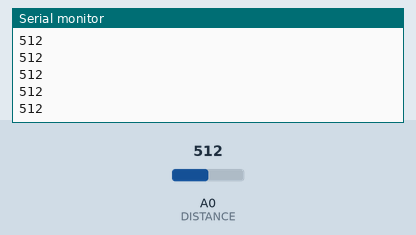
This sketch was run on a simulated Arduino Uno, built with avr-gcc and run on an emulated ATmega328P. Parts: the last lines printed to the serial monitor. The test bench sets the inputs (shaded band); at power-on: A0 (DISTANCE) = 512.

Above: at 1.3 s.
1.4 s: A0 (DISTANCE) set to 716
At 1.66 s:
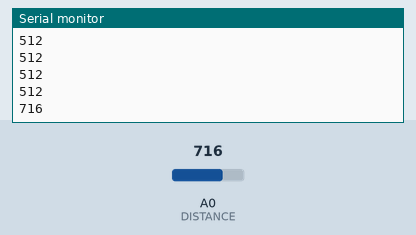
2.9 s: A0 (DISTANCE) set to 900
At 3.02 s:
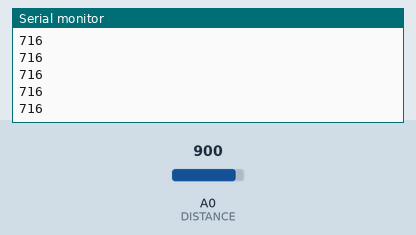
Timing chart, 0 to 5.9 s (numbered marks = the images above; inputs shaded):
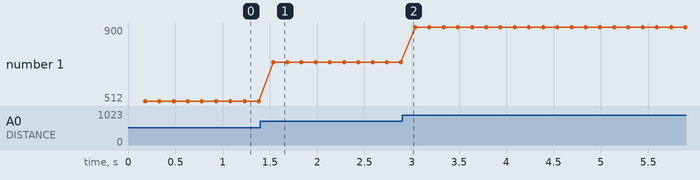

The sketch:

MB1200_test1.ino
```cpp
#define RX 2
#define DISTANCE A0

float vm = 0.0; // voltage measured
float vcm = 0.0049; // voltage per cm scaling
float Rcm = 0.0; // range in cm

// Rcm = (v * 0.00482813 ) / 0.0049; // un po' coem dire che Rcm == v
//vm = v * 0.0048;
//Rcm = vm / 0.0049;


// SETUP /////////////////////////////////////////
void setup()
{
  // setup serial comm
  Serial.begin(9600);
  while(!Serial){};
  Serial.println("Ready!");
  pinMode(RX, OUTPUT);

  // Wait 175ms at least for the ultrasonic
  // to be ready for ranging
  delay(180);
}


// LOOP //////////////////////////////////////////
void loop()
{
  //trigger
  digitalWrite(RX, HIGH);
  delayMicroseconds(22);
  digitalWrite(RX, LOW);

  int v = analogRead(DISTANCE);
  Serial.println(v);

  // make a reading every 99ms
  delay(150);
}
```

Measured:
- after the input at 1.4 s, the serial monitor: prints a new line after 0.13 s (image 1)
- plotted number 1: 512 → 716 after the input at 1.4 s, 716 → 900 after the input at 2.9 s
